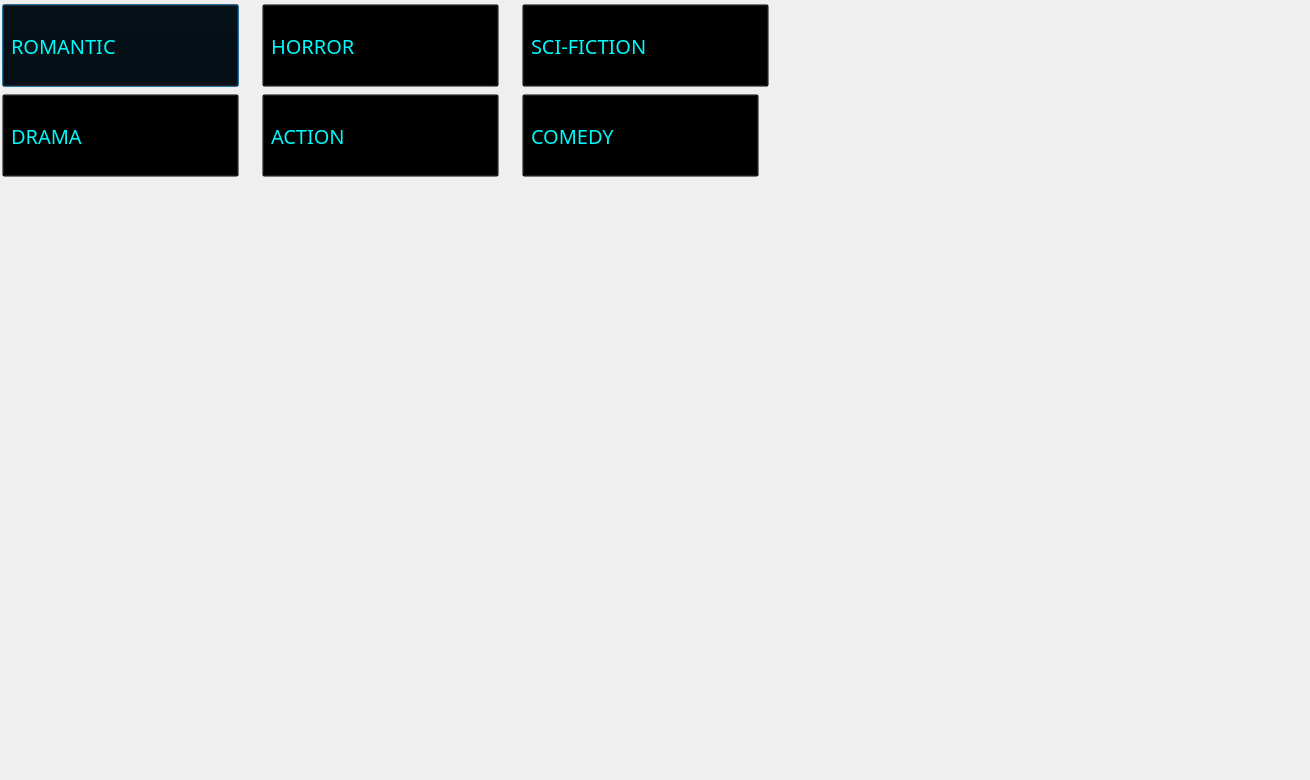
<?xml version="1.0" encoding="UTF-8"?>
<ui version="4.0">
 <class>genre</class>
 <widget class="QDialog" name="genre">
  <property name="geometry">
   <rect>
    <x>0</x>
    <y>0</y>
    <width>1310</width>
    <height>780</height>
   </rect>
  </property>
  <property name="windowTitle">
   <string>Dialog</string>
  </property>
  <widget class="QLabel" name="label">
   <property name="geometry">
    <rect>
     <x>0</x>
     <y>0</y>
     <width>1300</width>
     <height>771</height>
    </rect>
   </property>
   <property name="text">
    <string/>
   </property>
   <property name="pixmap">
    <pixmap>image (7).png</pixmap>
   </property>
  </widget>
  <widget class="QPushButton" name="romantic">
   <property name="geometry">
    <rect>
     <x>0</x>
     <y>0</y>
     <width>241</width>
     <height>91</height>
    </rect>
   </property>
   <property name="font">
    <font>
     <family>Lucida Calligraphy</family>
     <pointsize>-1</pointsize>
    </font>
   </property>
   <property name="styleSheet">
    <string notr="true">
QPushButton#romantic{
padding: 4px 8px;
  text-align: left;
  font-size: 20px;
  margin: 4px 2px;
  background-color: transparent;  
	color: rgb(0, 249, 249);
 }
QPushButton#romantic:hover{
background-color:transparent;
	color: rgb(245, 245, 0);
}
</string>
   </property>
   <property name="text">
    <string>ROMANTIC</string>
   </property>
   <property name="icon">
    <iconset resource="icons.qrc">
     <normaloff>:/new/prefix1/circle-cropped (17).png</normaloff>:/new/prefix1/circle-cropped (17).png</iconset>
   </property>
   <property name="iconSize">
    <size>
     <width>111</width>
     <height>80</height>
    </size>
   </property>
  </widget>
  <widget class="QPushButton" name="horror">
   <property name="geometry">
    <rect>
     <x>260</x>
     <y>0</y>
     <width>241</width>
     <height>91</height>
    </rect>
   </property>
   <property name="font">
    <font>
     <family>Lucida Calligraphy</family>
     <pointsize>-1</pointsize>
    </font>
   </property>
   <property name="styleSheet">
    <string notr="true">
QPushButton#horror{
padding: 4px 8px;
  text-align: left;
  font-size: 20px;
  margin: 4px 2px;
  background-color: transparent;  
	color: rgb(0, 249, 249);
 }
QPushButton#horror:hover{
background-color:transparent;
	color: rgb(245, 245, 0);
}
</string>
   </property>
   <property name="text">
    <string>HORROR</string>
   </property>
   <property name="icon">
    <iconset resource="icons.qrc">
     <normaloff>:/new/prefix1/circle-cropped (18).png</normaloff>:/new/prefix1/circle-cropped (18).png</iconset>
   </property>
   <property name="iconSize">
    <size>
     <width>111</width>
     <height>80</height>
    </size>
   </property>
  </widget>
  <widget class="QPushButton" name="drama">
   <property name="geometry">
    <rect>
     <x>0</x>
     <y>90</y>
     <width>241</width>
     <height>91</height>
    </rect>
   </property>
   <property name="font">
    <font>
     <family>Lucida Calligraphy</family>
     <pointsize>-1</pointsize>
    </font>
   </property>
   <property name="styleSheet">
    <string notr="true">
QPushButton#drama{
padding: 4px 8px;
  text-align: left;
  font-size: 20px;
  margin: 4px 2px;
  background-color: transparent;  
	color: rgb(0, 249, 249);
 }
QPushButton#drama:hover{
background-color:transparent;
	color: rgb(245, 245, 0);
}
</string>
   </property>
   <property name="text">
    <string>DRAMA</string>
   </property>
   <property name="icon">
    <iconset resource="icons.qrc">
     <normaloff>:/new/prefix1/circle-cropped (19).png</normaloff>:/new/prefix1/circle-cropped (19).png</iconset>
   </property>
   <property name="iconSize">
    <size>
     <width>111</width>
     <height>80</height>
    </size>
   </property>
  </widget>
  <widget class="QPushButton" name="scifiction">
   <property name="geometry">
    <rect>
     <x>520</x>
     <y>0</y>
     <width>251</width>
     <height>91</height>
    </rect>
   </property>
   <property name="font">
    <font>
     <family>Lucida Calligraphy</family>
     <pointsize>-1</pointsize>
    </font>
   </property>
   <property name="styleSheet">
    <string notr="true">
QPushButton#scifiction{
padding: 4px 8px;
  text-align: left;
  font-size: 20px;
  margin: 4px 2px;
  background-color: transparent;  
	color: rgb(0, 249, 249);
 }
QPushButton#scifiction:hover{
background-color:transparent;
	color: rgb(245, 245, 0);
}
</string>
   </property>
   <property name="text">
    <string>SCI-FICTION</string>
   </property>
   <property name="icon">
    <iconset resource="icons.qrc">
     <normaloff>:/new/prefix1/circle-cropped (20).png</normaloff>:/new/prefix1/circle-cropped (20).png</iconset>
   </property>
   <property name="iconSize">
    <size>
     <width>111</width>
     <height>80</height>
    </size>
   </property>
  </widget>
  <widget class="QPushButton" name="comedy">
   <property name="geometry">
    <rect>
     <x>520</x>
     <y>90</y>
     <width>241</width>
     <height>91</height>
    </rect>
   </property>
   <property name="font">
    <font>
     <family>Lucida Calligraphy</family>
     <pointsize>-1</pointsize>
    </font>
   </property>
   <property name="styleSheet">
    <string notr="true">
QPushButton#comedy{
padding: 4px 8px;
  text-align: left;
  font-size: 20px;
  margin: 4px 2px;
  background-color: transparent;  
	color: rgb(0, 249, 249);
 }
QPushButton#comedy:hover{
background-color:transparent;
	color: rgb(245, 245, 0);
}
</string>
   </property>
   <property name="text">
    <string>COMEDY</string>
   </property>
   <property name="icon">
    <iconset resource="icons.qrc">
     <normaloff>:/new/prefix1/circle-cropped (21).png</normaloff>:/new/prefix1/circle-cropped (21).png</iconset>
   </property>
   <property name="iconSize">
    <size>
     <width>111</width>
     <height>80</height>
    </size>
   </property>
  </widget>
  <widget class="QPushButton" name="action">
   <property name="geometry">
    <rect>
     <x>260</x>
     <y>90</y>
     <width>241</width>
     <height>91</height>
    </rect>
   </property>
   <property name="font">
    <font>
     <family>Lucida Calligraphy</family>
     <pointsize>-1</pointsize>
    </font>
   </property>
   <property name="styleSheet">
    <string notr="true">
QPushButton#action{
padding: 4px 8px;
  text-align: left;
  font-size: 20px;
  margin: 4px 2px;
  background-color: transparent;  
	color: rgb(0, 249, 249);
 }
QPushButton#action:hover{
background-color:transparent;
	color: rgb(245, 245, 0);
}
</string>
   </property>
   <property name="text">
    <string>ACTION</string>
   </property>
   <property name="icon">
    <iconset resource="icons.qrc">
     <normaloff>:/new/prefix1/circle-cropped (22).png</normaloff>:/new/prefix1/circle-cropped (22).png</iconset>
   </property>
   <property name="iconSize">
    <size>
     <width>111</width>
     <height>80</height>
    </size>
   </property>
  </widget>
  <widget class="QTableView" name="tableView">
   <property name="geometry">
    <rect>
     <x>5</x>
     <y>201</y>
     <width>1291</width>
     <height>541</height>
    </rect>
   </property>
   <property name="font">
    <font>
     <family>Lucida Calligraphy</family>
     <pointsize>-1</pointsize>
    </font>
   </property>
   <property name="styleSheet">
    <string notr="true">QTableView#tableView{
background-color:transparent;
font-size:18px;
text-align:center;
color:white;
border-color:transparent;
	selection-color: rgb(85, 170, 255);
	border-top-color: rgb(255, 85, 127);
	border-right-color: rgb(85, 170, 255);
	border-color: rgb(85, 170, 255);
gridline-color: rgb(170, 0, 255);
}
QTableView#tableView:item:active{
background-color:yellow;
}
QTableView#tableView:item:visited{
background-color:golden;
}
QTableView#tableView:item:hover{
	color: rgb(149, 0, 0);
	background-color: rgb(170, 255, 127);
}

QScrollBar:vertical {border: none;background-color: #282828;width: 10px;margin: 25px 0 0px 0;}
QScrollBar::handle:vertical{border-radius: 4px;border-color: rgba(85, 85, 127, 75%);border-width: 1px; border-style: solid; background-color: rgba(85, 85, 127, 75%); min-height: 25px;}
QScrollBar::add-line:vertical{width: 0px; height: 0px;}
QScrollBar::sub-line:vertical{width: 0px; height: 0px;}
QScrollBar::add-page:vertical{background-color: transparent;}
QScrollBar::sub-page:vertical{background-color: transparent;}



</string>
   </property>
  </widget>
  <widget class="QLabel" name="username">
   <property name="geometry">
    <rect>
     <x>810</x>
     <y>20</y>
     <width>131</width>
     <height>41</height>
    </rect>
   </property>
   <property name="font">
    <font>
     <pointsize>18</pointsize>
    </font>
   </property>
   <property name="text">
    <string/>
   </property>
  </widget>
 </widget>
 <resources>
  <include location="icons.qrc"/>
 </resources>
 <connections/>
</ui>
